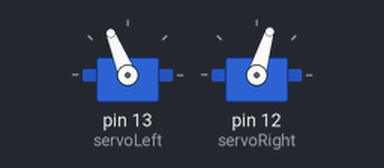
A sketch run on a simulated Arduino Uno, built with avr-gcc and run on an emulated ATmega328P. On the bench: 2 × servo.

Above: at 0.1 s.
At 15.1 s:
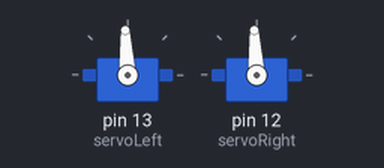
Timing chart, 0 to 16.6 s (numbered marks = the images above):
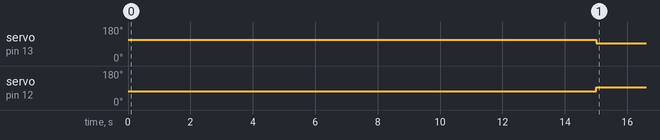

Measured:
- by itself, servo on pin 13 (servoLeft): 112° → 93° at 15.0 s
- by itself, servo on pin 12 (servoRight): 73° → 93° at 15.0 s

The sketch:

StartResetIndicator.ino
```cpp
#include <Servo.h>

Servo servoLeft;
Servo servoRight;

void setup() {
  Serial.begin(9600);

servoLeft.attach(13);
servoRight.attach(12);

servoLeft.writeMicroseconds(1700);
servoRight.writeMicroseconds(1300);

delay(15000);

servoLeft.writeMicroseconds(1500);
servoRight.writeMicroseconds(1500);

}

void loop() {


}
```
